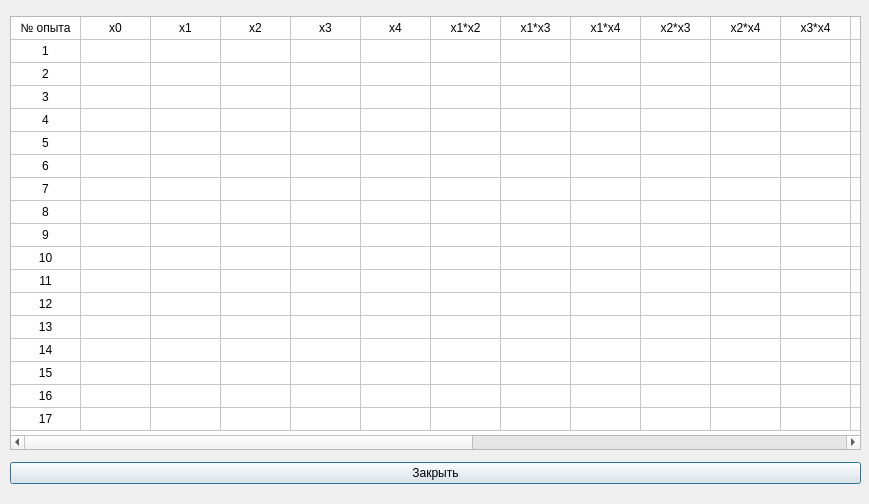
<?xml version="1.0" encoding="UTF-8"?>
<ui version="4.0">
 <class>Dialog</class>
 <widget class="QDialog" name="Dialog">
  <property name="geometry">
   <rect>
    <x>0</x>
    <y>0</y>
    <width>869</width>
    <height>504</height>
   </rect>
  </property>
  <property name="windowTitle">
   <string>Dialog</string>
  </property>
  <widget class="QWidget" name="">
   <property name="geometry">
    <rect>
     <x>10</x>
     <y>10</y>
     <width>851</width>
     <height>481</height>
    </rect>
   </property>
   <layout class="QVBoxLayout" name="verticalLayout">
    <item>
     <widget class="QTableWidget" name="table_plan">
      <property name="maximumSize">
       <size>
        <width>1544</width>
        <height>434</height>
       </size>
      </property>
      <property name="rowCount">
       <number>18</number>
      </property>
      <property name="columnCount">
       <number>22</number>
      </property>
      <attribute name="horizontalHeaderVisible">
       <bool>false</bool>
      </attribute>
      <attribute name="horizontalHeaderDefaultSectionSize">
       <number>70</number>
      </attribute>
      <attribute name="verticalHeaderVisible">
       <bool>false</bool>
      </attribute>
      <attribute name="verticalHeaderDefaultSectionSize">
       <number>23</number>
      </attribute>
      <row/>
      <row/>
      <row/>
      <row/>
      <row/>
      <row/>
      <row/>
      <row/>
      <row/>
      <row/>
      <row/>
      <row/>
      <row/>
      <row/>
      <row/>
      <row/>
      <row/>
      <row/>
      <column/>
      <column/>
      <column/>
      <column/>
      <column/>
      <column/>
      <column/>
      <column/>
      <column/>
      <column/>
      <column/>
      <column/>
      <column/>
      <column/>
      <column/>
      <column/>
      <column/>
      <column/>
      <column/>
      <column/>
      <column/>
      <column/>
      <item row="0" column="0">
       <property name="text">
        <string>№ опыта</string>
       </property>
       <property name="textAlignment">
        <set>AlignCenter</set>
       </property>
      </item>
      <item row="0" column="1">
       <property name="text">
        <string>x0</string>
       </property>
       <property name="textAlignment">
        <set>AlignCenter</set>
       </property>
      </item>
      <item row="0" column="2">
       <property name="text">
        <string>x1</string>
       </property>
       <property name="textAlignment">
        <set>AlignCenter</set>
       </property>
      </item>
      <item row="0" column="3">
       <property name="text">
        <string>x2</string>
       </property>
       <property name="textAlignment">
        <set>AlignCenter</set>
       </property>
      </item>
      <item row="0" column="4">
       <property name="text">
        <string>x3</string>
       </property>
       <property name="textAlignment">
        <set>AlignCenter</set>
       </property>
      </item>
      <item row="0" column="5">
       <property name="text">
        <string>x4</string>
       </property>
       <property name="textAlignment">
        <set>AlignCenter</set>
       </property>
      </item>
      <item row="0" column="6">
       <property name="text">
        <string>x1*x2</string>
       </property>
       <property name="textAlignment">
        <set>AlignCenter</set>
       </property>
      </item>
      <item row="0" column="7">
       <property name="text">
        <string>x1*x3</string>
       </property>
       <property name="textAlignment">
        <set>AlignCenter</set>
       </property>
      </item>
      <item row="0" column="8">
       <property name="text">
        <string>x1*x4</string>
       </property>
       <property name="textAlignment">
        <set>AlignCenter</set>
       </property>
      </item>
      <item row="0" column="9">
       <property name="text">
        <string>x2*x3</string>
       </property>
       <property name="textAlignment">
        <set>AlignCenter</set>
       </property>
      </item>
      <item row="0" column="10">
       <property name="text">
        <string>x2*x4</string>
       </property>
       <property name="textAlignment">
        <set>AlignCenter</set>
       </property>
      </item>
      <item row="0" column="11">
       <property name="text">
        <string>x3*x4</string>
       </property>
       <property name="textAlignment">
        <set>AlignCenter</set>
       </property>
      </item>
      <item row="0" column="12">
       <property name="text">
        <string>x1*x2*x3</string>
       </property>
       <property name="textAlignment">
        <set>AlignCenter</set>
       </property>
      </item>
      <item row="0" column="13">
       <property name="text">
        <string>x1*x2*x4</string>
       </property>
       <property name="textAlignment">
        <set>AlignCenter</set>
       </property>
      </item>
      <item row="0" column="14">
       <property name="text">
        <string>x1*x3*x4</string>
       </property>
      </item>
      <item row="0" column="15">
       <property name="text">
        <string>x2*x3*x4</string>
       </property>
      </item>
      <item row="0" column="16">
       <property name="text">
        <string>x1*x2*x3*x4</string>
       </property>
      </item>
      <item row="0" column="17">
       <property name="text">
        <string>Y</string>
       </property>
      </item>
      <item row="0" column="18">
       <property name="text">
        <string>Yл</string>
       </property>
      </item>
      <item row="0" column="19">
       <property name="text">
        <string>Yчн</string>
       </property>
      </item>
      <item row="0" column="20">
       <property name="text">
        <string>|Y-Yл|</string>
       </property>
      </item>
      <item row="0" column="21">
       <property name="text">
        <string>|Y-Yчн|</string>
       </property>
      </item>
      <item row="1" column="0">
       <property name="text">
        <string>1</string>
       </property>
       <property name="textAlignment">
        <set>AlignCenter</set>
       </property>
      </item>
      <item row="2" column="0">
       <property name="text">
        <string>2</string>
       </property>
       <property name="textAlignment">
        <set>AlignCenter</set>
       </property>
      </item>
      <item row="3" column="0">
       <property name="text">
        <string>3</string>
       </property>
       <property name="textAlignment">
        <set>AlignCenter</set>
       </property>
      </item>
      <item row="4" column="0">
       <property name="text">
        <string>4</string>
       </property>
       <property name="textAlignment">
        <set>AlignCenter</set>
       </property>
      </item>
      <item row="5" column="0">
       <property name="text">
        <string>5</string>
       </property>
       <property name="textAlignment">
        <set>AlignCenter</set>
       </property>
      </item>
      <item row="6" column="0">
       <property name="text">
        <string>6</string>
       </property>
       <property name="textAlignment">
        <set>AlignCenter</set>
       </property>
      </item>
      <item row="7" column="0">
       <property name="text">
        <string>7</string>
       </property>
       <property name="textAlignment">
        <set>AlignCenter</set>
       </property>
      </item>
      <item row="8" column="0">
       <property name="text">
        <string>8</string>
       </property>
       <property name="textAlignment">
        <set>AlignCenter</set>
       </property>
      </item>
      <item row="9" column="0">
       <property name="text">
        <string>9</string>
       </property>
       <property name="textAlignment">
        <set>AlignCenter</set>
       </property>
      </item>
      <item row="10" column="0">
       <property name="text">
        <string>10</string>
       </property>
       <property name="textAlignment">
        <set>AlignCenter</set>
       </property>
      </item>
      <item row="10" column="1">
       <property name="textAlignment">
        <set>AlignCenter</set>
       </property>
      </item>
      <item row="11" column="0">
       <property name="text">
        <string>11</string>
       </property>
       <property name="textAlignment">
        <set>AlignCenter</set>
       </property>
      </item>
      <item row="12" column="0">
       <property name="text">
        <string>12</string>
       </property>
       <property name="textAlignment">
        <set>AlignCenter</set>
       </property>
      </item>
      <item row="13" column="0">
       <property name="text">
        <string>13</string>
       </property>
       <property name="textAlignment">
        <set>AlignCenter</set>
       </property>
      </item>
      <item row="14" column="0">
       <property name="text">
        <string>14</string>
       </property>
       <property name="textAlignment">
        <set>AlignCenter</set>
       </property>
      </item>
      <item row="15" column="0">
       <property name="text">
        <string>15</string>
       </property>
       <property name="textAlignment">
        <set>AlignCenter</set>
       </property>
      </item>
      <item row="16" column="0">
       <property name="text">
        <string>16</string>
       </property>
       <property name="textAlignment">
        <set>AlignCenter</set>
       </property>
      </item>
      <item row="17" column="0">
       <property name="text">
        <string>17</string>
       </property>
       <property name="textAlignment">
        <set>AlignCenter</set>
       </property>
      </item>
     </widget>
    </item>
    <item>
     <widget class="QPushButton" name="btn_close">
      <property name="text">
       <string>Закрыть</string>
      </property>
     </widget>
    </item>
   </layout>
  </widget>
 </widget>
 <resources/>
 <connections/>
</ui>
